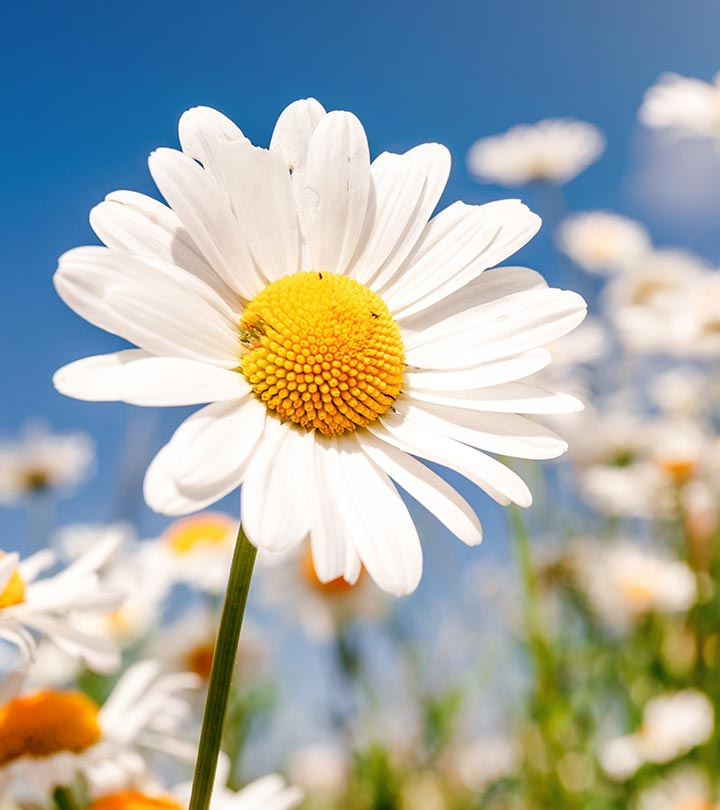
#> input picture segmentation/flower.jpg, 720 x 810 px
$ python threshold.py
#> lines starting #> are read from the running program, lines starting #| are printed output that depends on the picture; after the words box and inside, x2 and y2 are one past the last pixel; in counts of white or black regions, pixels touching at a corner belong together
from tkinter import filedialog

import cv2
import matplotlib.pyplot as ppt
import numpy as np
from matplotlib.widgets import Button


class Threshold:
    path = 'flower.jpg'

    def __init__(self):
        self.initUI()

    def initUI(self):
        image = cv2.imread(Threshold.path, 0)
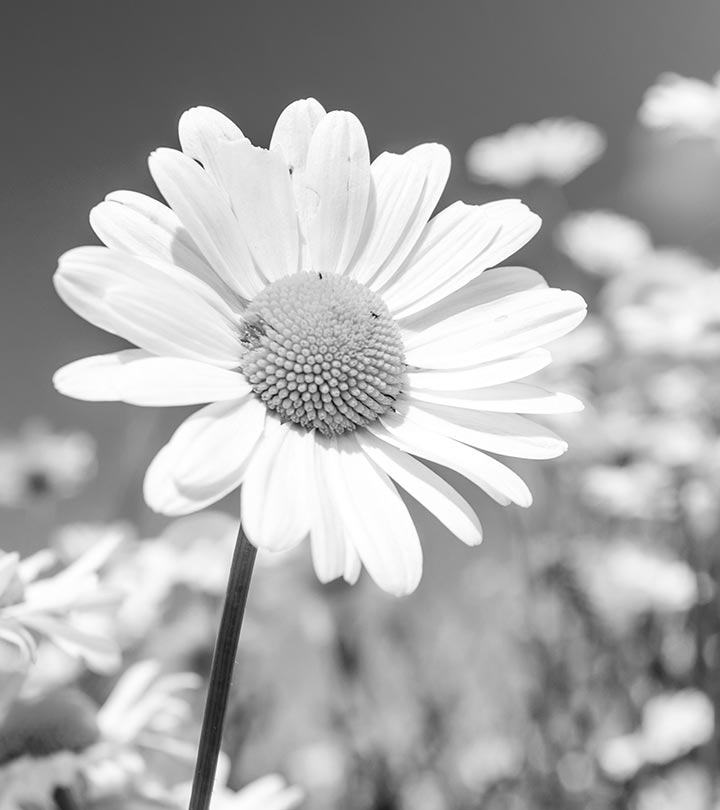
#> image: shape (810, 720); min 0, max 255, mean 169.7
        ppt.figure(1)

        ppt.hist(image.ravel(), 256, [0, 256])

        ppt.figure(2)

        # choosing threshold manually
        # threshold = 180
        new_image = np.where(image < 180, 0, image)
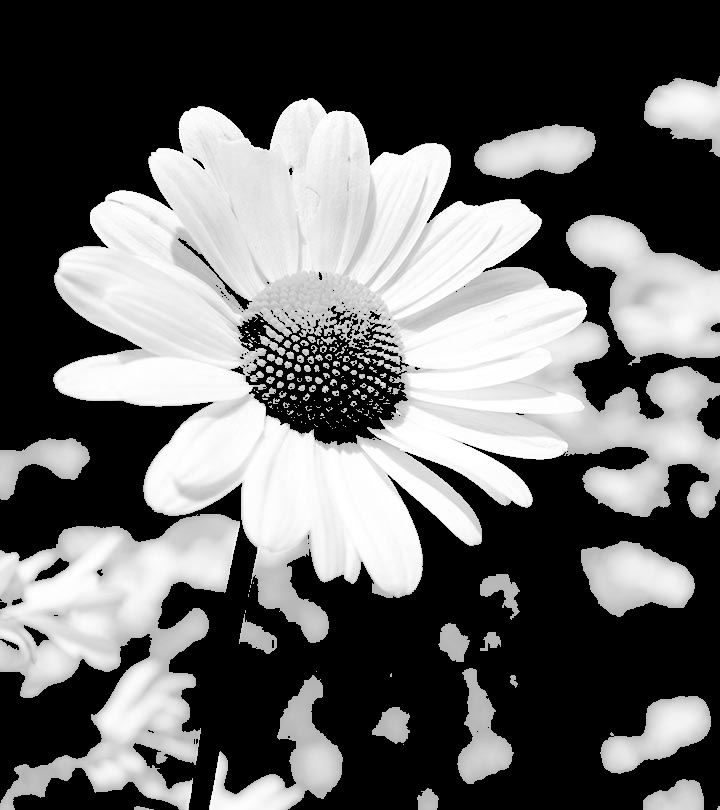
#> new_image: shape (810, 720); min 0, max 255, mean 102.9

        # optimal threshold
        ret, imgf = cv2.threshold(image, 240, 255, cv2.THRESH_BINARY + cv2.THRESH_OTSU)
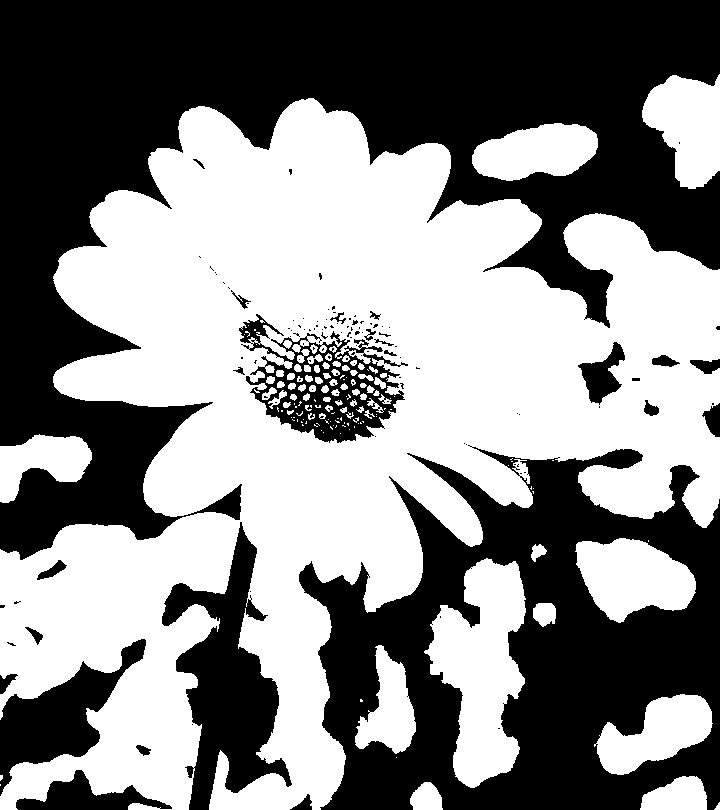
#> imgf: shape (810, 720); 52.3% white; 118 black regions (93 under 20 px), largest, box (x1, y1, x2, y2) and area: (0, 0, 720, 560) 157470, (299, 445, 720, 810) 82295, (162, 522, 292, 810) 15340
#> ret = 167

        # adaptive threshold
        th2 = cv2.adaptiveThreshold(image, 255, cv2.ADAPTIVE_THRESH_MEAN_C, cv2.THRESH_BINARY, 245, 2)
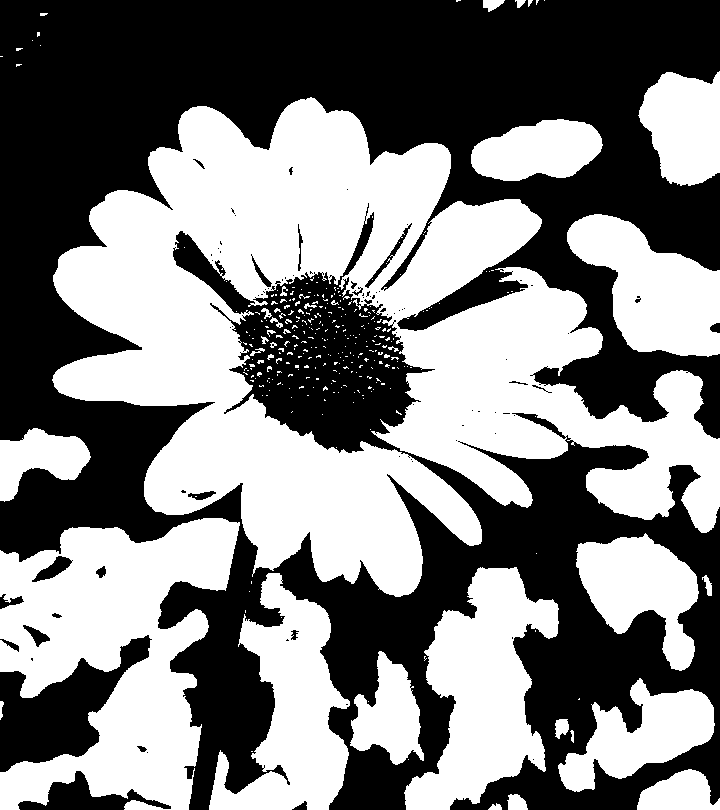
#> th2: shape (810, 720); 49.4% white; 317 white regions (281 under 20 px), largest, box (x1, y1, x2, y2) and area: (52, 97, 720, 597) 151983, (0, 518, 240, 810) 41575, (404, 567, 559, 810) 20230
        th3 = cv2.adaptiveThreshold(image, 255, cv2.ADAPTIVE_THRESH_GAUSSIAN_C, cv2.THRESH_BINARY, 225, 2)
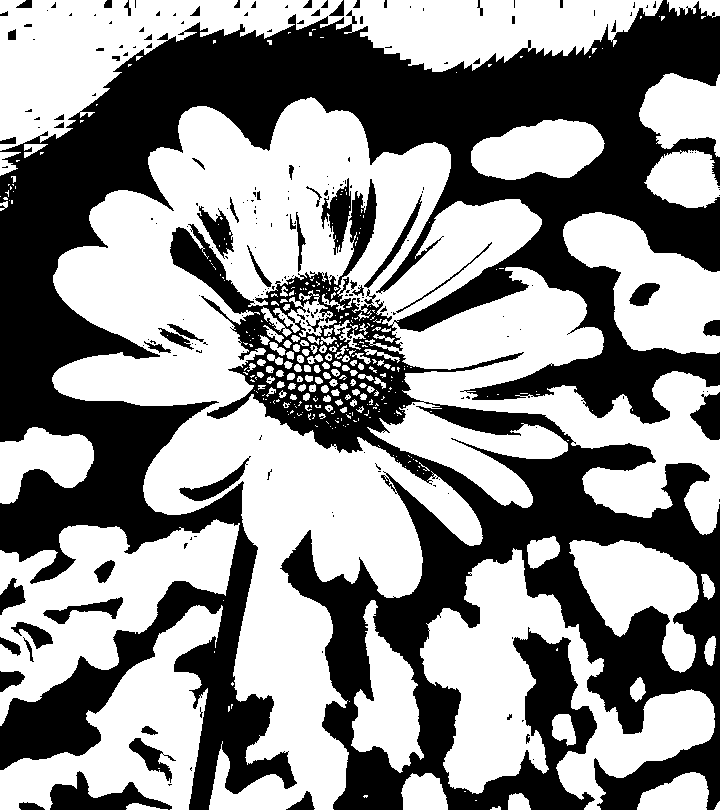
#> th3: shape (810, 720); 55.8% white; 252 black regions (187 under 20 px), largest, box (x1, y1, x2, y2) and area: (0, 0, 720, 810) 243515, (50, 771, 172, 810) 2107, (321, 178, 351, 255) 1058

        ppt.subplot(231)
        ppt.xlabel("Original Gray Image")
        ppt.imshow(image, cmap='gray')

        ppt.subplot(232)
        ppt.xlabel("Manual Threshold, Th = 180")
        ppt.imshow(new_image, cmap='gray')

        ppt.subplot(233)
        ppt.xlabel("OTSU Threshold")
        ppt.imshow(imgf, cmap='gray')

        ppt.subplot(234)
        ppt.xlabel("Mean Threshold, th=245")
        ppt.imshow(th2, cmap='gray')

        ppt.subplot(236)
        ppt.xlabel("Guassian Threshold th=225")
        ppt.imshow(th3, cmap='gray')

        axprev = ppt.axes([0.45, 0.005, 0.15, 0.075])
        img_bttn = Button(axprev, 'Open Image')
        img_bttn.on_clicked(lambda x: self.button_click())
        ppt.show()
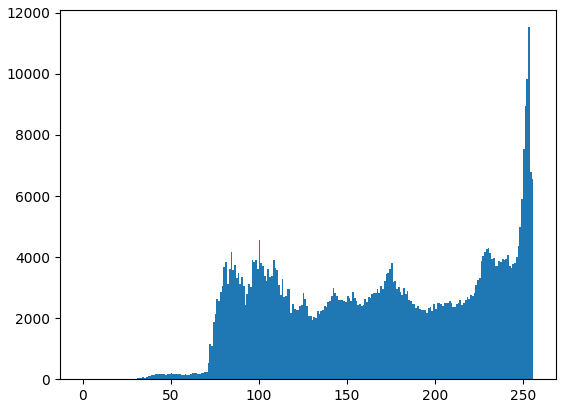
#> figure drawn by matplotlib, 1 panel; tallest bar 11529 high, from x = 253 to 254

    def button_click(self):
        Threshold.path = filedialog.askopenfilename(filetypes=[("Image File", '.png')])
        self.initUI()


if __name__ == '__main__':
    Threshold()

$ run again, with segmentation/home.jpg copied over segmentation/flower.jpg
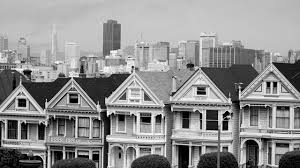
#> input picture segmentation/home.jpg, 300 x 168 px
#> in initUI, image is the input picture: shape (168, 300); min 0, max 255, mean 143.8
#> in initUI, `ret, imgf = cv2.threshold(image, 240, 255, cv2.THRESH_BINARY + cv2.THR..`:
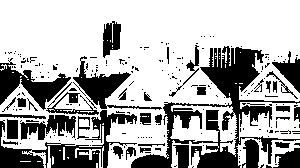
#> imgf: shape (168, 300); 68.3% white; 225 black regions (187 under 20 px), largest, box (x1, y1, x2, y2) and area: (131, 46, 300, 168) 5318, (0, 110, 137, 168) 2564, (0, 58, 71, 110) 1391
#> ret = 121
#> th2: shape (168, 300); 68.4% white; 281 black regions (227 under 20 px), largest, box (x1, y1, x2, y2) and area: (158, 41, 300, 161) 3987, (73, 20, 162, 110) 1864, (0, 56, 71, 110) 1442
#> th3: shape (168, 300); 65.9% white; 262 black regions (208 under 20 px), largest, box (x1, y1, x2, y2) and area: (135, 40, 300, 161) 4912, (73, 19, 162, 110) 2034, (0, 50, 71, 110) 1496
#> in initUI, `ppt.show()`:
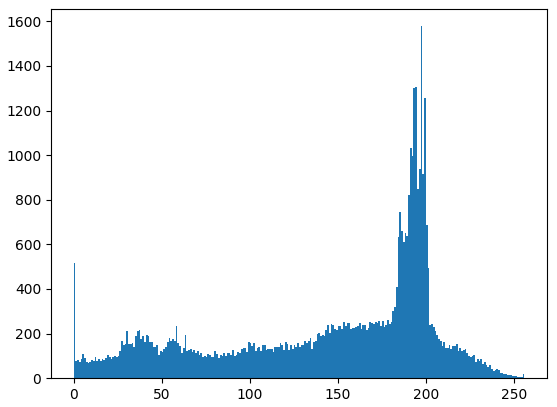
#> figure drawn by matplotlib, 1 panel; tallest bar 1578 high, from x = 197 to 198
